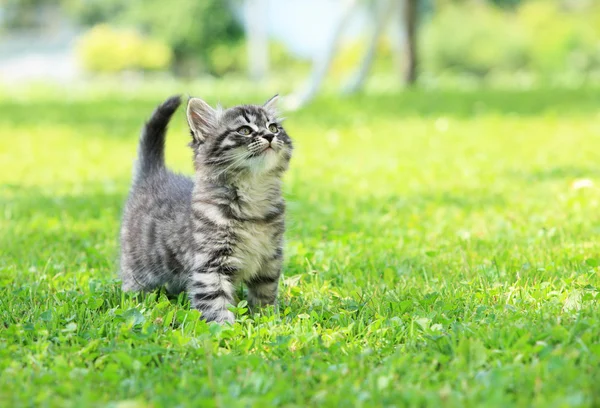
#> input picture data/inputs/cat.jpg, 600 x 408 px, found by its file name
$ python alpha_blend.py
#> lines starting #> are read from the running program, lines starting #| are printed output that depends on the picture
import numpy as np
import cv2 as cv
import os

dir = os.path.dirname(__file__)
cat = cv.imread(dir+"\\..\\data\\inputs\\cat.jpg")
#> cat is the input picture: shape (408, 600, 3); mean B, G, R 109.4, 201.7, 168.7

cat_hls = cv.cvtColor(cat, cv.COLOR_BGR2HLS)
#> cat_hls: shape (408, 600, 3); mean of channels 0, 1, 2 43.3, 155.5, 135.7
cat_hls[:,:,0] = (cat_hls[:,:,0] + 120)%360
#> cat_hls: shape (408, 600, 3); mean of channels 0, 1, 2 162.8, 155.5, 135.7
cat_2 = cv.cvtColor(cat_hls, cv.COLOR_HLS2BGR)
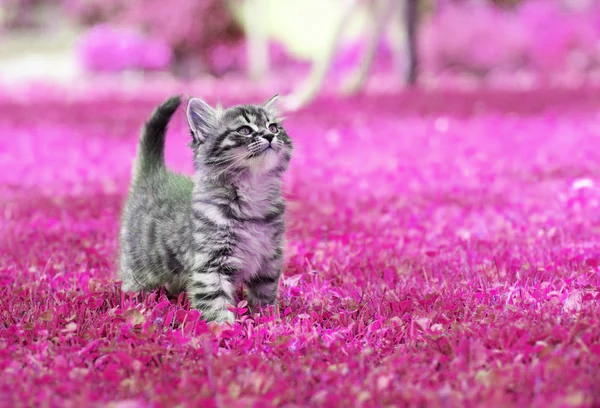
#> cat_2: shape (408, 600, 3); mean B, G, R 168.8, 109.7, 201.8

cv.imshow("cat", cat)
cv.imshow("cat_hls", cv.cvtColor(cat_hls, cv.COLOR_HLS2BGR))


# Blends between columns start and end
def alpha_blend(img_left, img_right, start, end):
#> called with start = 200, end = 400
    end = end+1  # Include the last column in computation
    step_size = 1.0/(end-start)
    img_left_cut = img_left[:,start:end,:]
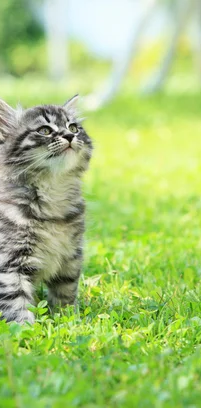
#> img_left_cut: shape (408, 201, 3); mean B, G, R 118.1, 197.7, 167.3
    img_right_cut = img_right[:,start:end,:]
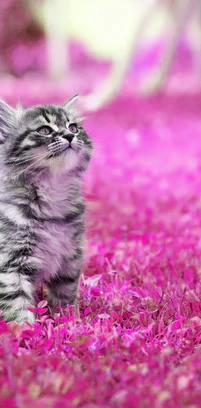
#> img_right_cut: shape (408, 201, 3); mean B, G, R 167.5, 118.4, 197.7

    alpha = np.arange(0, end-start)*step_size
    alpha = np.reshape(alpha,(1,-1,1))

    out_mid = img_left_cut*(1-alpha) + img_right_cut*(alpha)
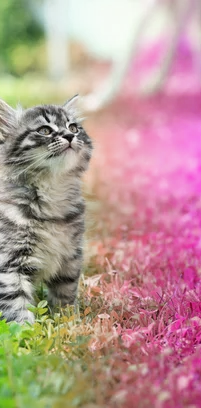
#> out_mid: shape (408, 201, 3) float64; mean B, G, R 147.6, 151.6, 184.2; drawn with min black and max white

    out = img_left.copy()
    out[:,start:end,:] = out_mid
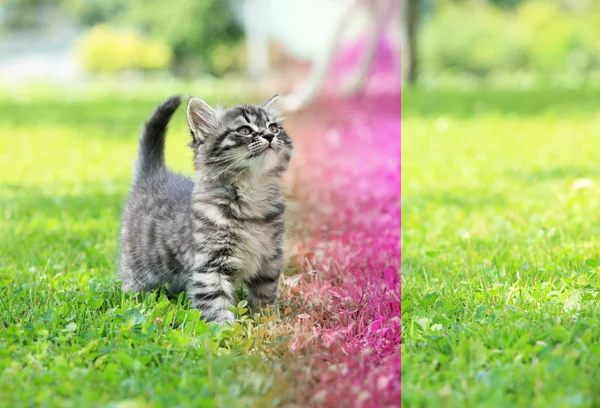
#> out: shape (408, 600, 3); mean B, G, R 119.1, 186.1, 174.1
    out[:,end:,:] = img_right[:,end:,:]
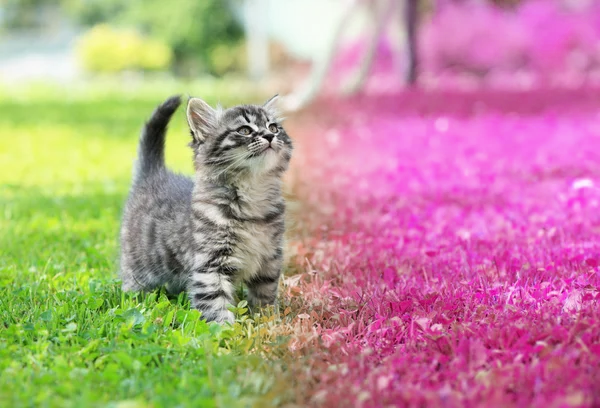
#> out: shape (408, 600, 3); mean B, G, R 144.7, 148.7, 186.1

    return out

blended = alpha_blend(cat, cat_2, 200, 400)

cv.imshow("blended", blended)

cv.waitKey(0)
cv.destroyAllWindows()
